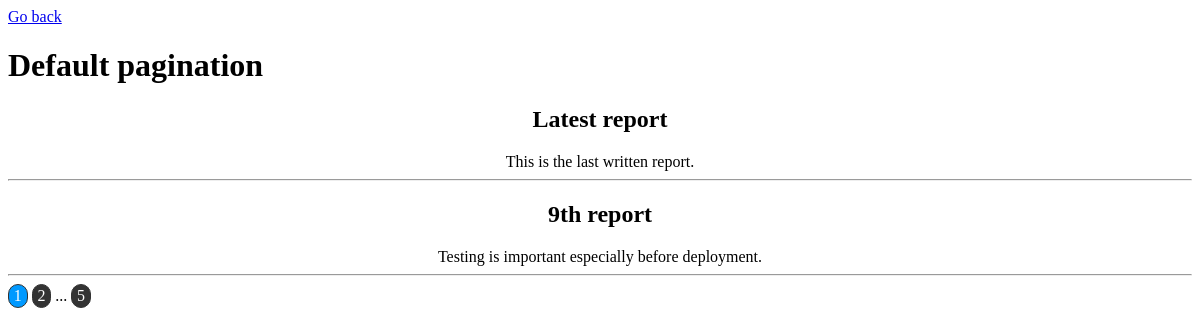
Before: /default/ with the older database file.
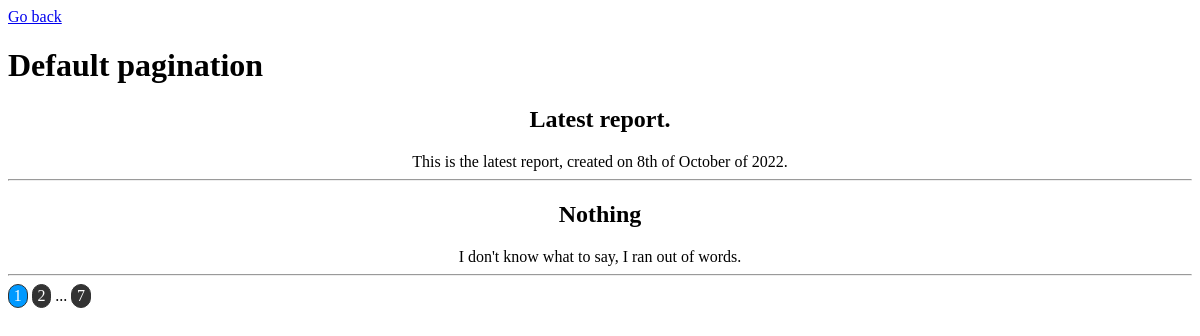
After: the same page with the newer database file.
### application/models.py (models this page shows, shortened)
class Report(models.Model):
    title = models.CharField(max_length = 100)
    text = models.CharField(max_length = 500)

### application/views.py (the view)
# urls.py: path('default/', views.default_paginating, name='default_paginating'),
def default_paginating(request):
    report_list = Report.objects.all().order_by('-pk')
    paginator = Paginator(report_list, 2)
    page_number = request.GET.get('page')
    page_obj = paginator.get_page(page_number)
    context = {
        'page_obj': page_obj
    }
    return render(request, 'default_paginating.html', context)

### application/templates/default_paginating.html (shortened to what this page needs)
<!DOCTYPE html>
<html>
    <head>
        {% load static %}
        <link rel="stylesheet" type="text/css" href="{% static 'styles/default.css' %}">
    </head>
    <body>
        <a href="../">Go back</a>
        <h1>Default pagination</h1>
        <div id="main-container">
            {% for report in page_obj %}
                <h2>{{ report.title }}</h2>
                {{ report.text }}
                <hr/>
        {% endfor %}
        </div>
        <div class="pagination">
            <span class="step-links">
            <span class="box" id="current">
                {{ page_obj.number }}
            </span>
            {% if page_obj.has_next %}
                <span class="box">
                    <a href="?page={{ page_obj.next_page_number }}">
                        {{ page_obj.number|add:"1" }}
                    </a>
                </span>
                {% if page_obj.number|add:"2" < page_obj.paginator.num_pages %}
                    ...
                {% endif %}
                {% if page_obj.next_page_number != page_obj.paginator.num_pages %}
                    <span class="box">
                        <a href="?page={{ page_obj.paginator.num_pages }}">
                            {{ page_obj.paginator.num_pages }}
                        </a>
                    </span>
                {% endif %}
            {% endif %}
            </span>
        </div>
    </body>
</html>

### application/static/styles/default.css (style rules this page uses)
#main-container { text-align: center; font-family: tahoma; }
.box { display: inline-block; border: 1px solid #333333; border-radius: 15px; background-color: #333333; text-align: center; padding-left: 0.3em; padding-right: 0.3em; padding-top: 0.15em; padding-bottom: 0.15em; }
.box a { text-decoration: none; color: #fff; }
#current { background-color: #0099ff; color: #fff; }

Changed rows visible on the page:
removed Report: title "Latest report", text "This is the last written report."
no longer on this page (row unchanged): Report: title "9th report", text "Testing is important especially before deployment."
added Report: title "Latest report.", text "This is the latest report, created on 8th of October of 2022."
added Report: title "Nothing", text "I don't know what to say, I ran out of words."
Other visible differences:
{{ page_obj.paginator.num_pages }}: "5" → "7"
